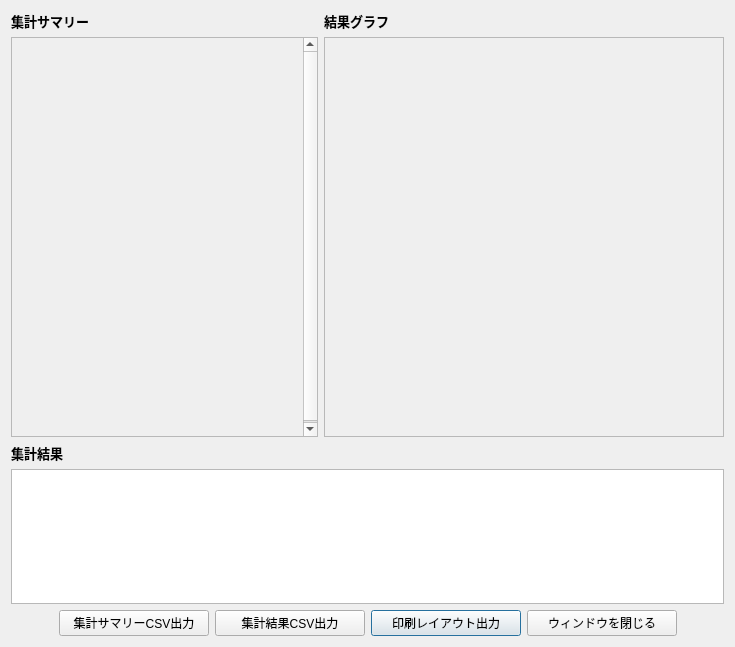
<?xml version="1.0" encoding="UTF-8"?>
<ui version="4.0">
 <class>Dialog</class>
 <widget class="QDialog" name="Dialog">
  <property name="geometry">
   <rect>
    <x>0</x>
    <y>0</y>
    <width>735</width>
    <height>647</height>
   </rect>
  </property>
  <property name="windowTitle">
   <string>集計結果</string>
  </property>
  <layout class="QVBoxLayout" name="verticalLayout">
   <item>
    <layout class="QGridLayout" name="gridLayout_2">
     <item row="0" column="0">
      <widget class="QLabel" name="label">
       <property name="font">
        <font>
         <family>Meiryo UI</family>
        </font>
       </property>
       <property name="text">
        <string>&lt;html&gt;&lt;head/&gt;&lt;body&gt;&lt;p&gt;&lt;span style=&quot; font-size:10pt; font-weight:600;&quot;&gt;集計サマリー&lt;/span&gt;&lt;/p&gt;&lt;/body&gt;&lt;/html&gt;</string>
       </property>
      </widget>
     </item>
     <item row="0" column="1">
      <widget class="QLabel" name="label_2">
       <property name="font">
        <font>
         <family>Meiryo UI</family>
        </font>
       </property>
       <property name="text">
        <string>&lt;html&gt;&lt;head/&gt;&lt;body&gt;&lt;p&gt;&lt;span style=&quot; font-size:10pt; font-weight:600;&quot;&gt;結果グラフ&lt;/span&gt;&lt;/p&gt;&lt;/body&gt;&lt;/html&gt;</string>
       </property>
      </widget>
     </item>
     <item row="3" column="0" colspan="2">
      <widget class="QTableWidget" name="aggregatedLayerTable">
       <property name="minimumSize">
        <size>
         <width>0</width>
         <height>0</height>
        </size>
       </property>
       <property name="editTriggers">
        <set>QAbstractItemView::NoEditTriggers</set>
       </property>
       <attribute name="horizontalHeaderShowSortIndicator" stdset="0">
        <bool>false</bool>
       </attribute>
      </widget>
     </item>
     <item row="2" column="0" colspan="2">
      <widget class="QLabel" name="label_3">
       <property name="font">
        <font>
         <family>Meiryo UI</family>
        </font>
       </property>
       <property name="text">
        <string>&lt;html&gt;&lt;head/&gt;&lt;body&gt;&lt;p&gt;&lt;span style=&quot; font-size:10pt; font-weight:600;&quot;&gt;集計結果&lt;/span&gt;&lt;/p&gt;&lt;/body&gt;&lt;/html&gt;</string>
       </property>
      </widget>
     </item>
     <item row="1" column="0">
      <widget class="QScrollArea" name="scrollArea">
       <property name="minimumSize">
        <size>
         <width>50</width>
         <height>400</height>
        </size>
       </property>
       <property name="widgetResizable">
        <bool>true</bool>
       </property>
       <widget class="QWidget" name="scrollAreaWidgetContents_2">
        <property name="geometry">
         <rect>
          <x>0</x>
          <y>0</y>
          <width>290</width>
          <height>400</height>
         </rect>
        </property>
        <property name="minimumSize">
         <size>
          <width>0</width>
          <height>400</height>
         </size>
        </property>
        <layout class="QGridLayout" name="gridLayout_3">
         <item row="0" column="0">
          <widget class="QLabel" name="aggregatedSummaryLabel">
           <property name="minimumSize">
            <size>
             <width>0</width>
             <height>400</height>
            </size>
           </property>
           <property name="text">
            <string/>
           </property>
           <property name="alignment">
            <set>Qt::AlignLeading|Qt::AlignLeft|Qt::AlignTop</set>
           </property>
           <property name="wordWrap">
            <bool>true</bool>
           </property>
           <property name="textInteractionFlags">
            <set>Qt::LinksAccessibleByMouse|Qt::TextSelectableByMouse</set>
           </property>
          </widget>
         </item>
        </layout>
       </widget>
      </widget>
     </item>
     <item row="1" column="1">
      <widget class="QFrame" name="graphAreaFrame">
       <property name="minimumSize">
        <size>
         <width>400</width>
         <height>400</height>
        </size>
       </property>
       <property name="frameShape">
        <enum>QFrame::StyledPanel</enum>
       </property>
       <property name="frameShadow">
        <enum>QFrame::Raised</enum>
       </property>
       <layout class="QGridLayout" name="gridLayout_4"/>
      </widget>
     </item>
    </layout>
   </item>
   <item>
    <layout class="QGridLayout" name="gridLayout">
     <item row="0" column="3">
      <widget class="QPushButton" name="printlayoutExportButton">
       <property name="minimumSize">
        <size>
         <width>150</width>
         <height>0</height>
        </size>
       </property>
       <property name="maximumSize">
        <size>
         <width>150</width>
         <height>16777215</height>
        </size>
       </property>
       <property name="text">
        <string>印刷レイアウト出力</string>
       </property>
      </widget>
     </item>
     <item row="0" column="0">
      <spacer name="horizontalSpacer">
       <property name="orientation">
        <enum>Qt::Horizontal</enum>
       </property>
       <property name="sizeHint" stdset="0">
        <size>
         <width>40</width>
         <height>20</height>
        </size>
       </property>
      </spacer>
     </item>
     <item row="0" column="2">
      <widget class="QPushButton" name="aggregatedCsvExportButton">
       <property name="minimumSize">
        <size>
         <width>150</width>
         <height>0</height>
        </size>
       </property>
       <property name="maximumSize">
        <size>
         <width>150</width>
         <height>16777215</height>
        </size>
       </property>
       <property name="text">
        <string>集計結果CSV出力</string>
       </property>
      </widget>
     </item>
     <item row="0" column="5">
      <spacer name="horizontalSpacer_2">
       <property name="orientation">
        <enum>Qt::Horizontal</enum>
       </property>
       <property name="sizeHint" stdset="0">
        <size>
         <width>40</width>
         <height>20</height>
        </size>
       </property>
      </spacer>
     </item>
     <item row="0" column="1">
      <widget class="QPushButton" name="summaryCsvExportButton">
       <property name="minimumSize">
        <size>
         <width>150</width>
         <height>0</height>
        </size>
       </property>
       <property name="maximumSize">
        <size>
         <width>150</width>
         <height>999999</height>
        </size>
       </property>
       <property name="sizeIncrement">
        <size>
         <width>200</width>
         <height>0</height>
        </size>
       </property>
       <property name="text">
        <string>集計サマリーCSV出力</string>
       </property>
      </widget>
     </item>
     <item row="0" column="4">
      <widget class="QPushButton" name="closeWindowButton">
       <property name="minimumSize">
        <size>
         <width>150</width>
         <height>0</height>
        </size>
       </property>
       <property name="maximumSize">
        <size>
         <width>150</width>
         <height>16777215</height>
        </size>
       </property>
       <property name="text">
        <string>ウィンドウを閉じる</string>
       </property>
      </widget>
     </item>
    </layout>
   </item>
  </layout>
 </widget>
 <resources/>
 <connections/>
</ui>
